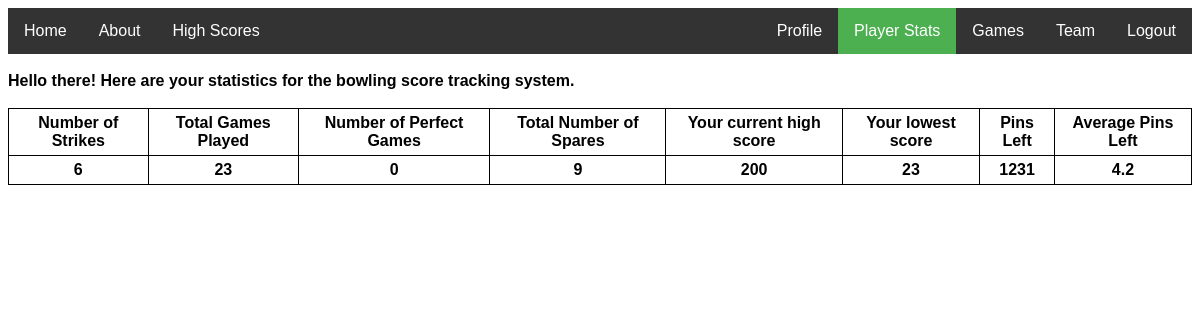
The app's page /statistics.php (signed in) with its own data.
### tables this page shows
CREATE TABLE Player_Stats (
  Stat_ID             INT PRIMARY KEY AUTO_INCREMENT,
  Player_ID           INT UNIQUE,
  Strikes             INT NOT NULL DEFAULT 0,
  Games_Played        INT NOT NULL DEFAULT 0,
  Perfect_Games       INT NOT NULL DEFAULT 0,
  Spares              INT NOT NULL DEFAULT 0,
  Best_Score          INT NOT NULL DEFAULT 0,
  Worst_Score         INT NOT NULL DEFAULT 0,
  Pins_Left           INT NOT NULL DEFAULT 0,
  Average_Pin_Left    DOUBLE NOT NULL DEFAULT 0,
  Date_Added          DATETIME,
  Last_Date_Modified  DATETIME,
  FOREIGN KEY (Player_ID) REFERENCES Players(Player_ID)
    ON DELETE CASCADE
    ON UPDATE CASCADE,
  CHECK (Strikes >= 0),
  CHECK (Games_Played >= 0),
  CHECK (Perfect_Games >= 0),
  CHECK (Spares >= 0),
  CHECK (Best_Score >= 0),
  CHECK (Worst_Score >= 0),
  CHECK (Pins_Left >= 0),
  CHECK (Average_Pin_Left >= 0)
);

### public_html/statistics.php (the view, shortened to what this page needs)
<link rel="stylesheet" type="text/css" href="index.css">
<link rel="stylesheet" type="text/css" href="audit.css">
<?php
include 'menuBar.php';
function retrieveAllStats($playerID) {
    $conn = connectToDatabase();
    $sql = "select * from Player_Stats where Player_ID = '$playerID'";
    return $conn->query($sql);
}
function displayAllStatsForPlayer($playerID) {
    $result = retrieveAllStats($playerID);
    if($result->num_rows > 0) {
        echo '<br><table>';
        echo '<tr><th>Number of Strikes</th><th>Total Games Played</th><th>Number of Perfect Games</th><th>Total Number of Spares</th>';
        echo '<th>Your current high score</th><th>Your lowest score</th><th>Pins Left</th><th>Average Pins Left</th>';
        echo '</tr>';
        while($row = $result->fetch_assoc()) {
            echo '<tr>';
            echo '<th>' . $row['Strikes'] . '</th>';
            echo '<th>' . $row['Games_Played'] . '</th>';
            echo '<th>' . $row['Perfect_Games'] . '</th>';
            echo '<th>' . $row['Spares'] . '</th>';
            echo '<th>' . $row['Best_Score'] . '</th>';
            echo '<th>' . $row['Worst_Score'] . '</th>';
            echo '<th>' . $row['Pins_Left'] . '</th>';
            echo '<th>' . $row['Average_Pin_Left'] . '</th>';
            echo '</tr>';
        }
        echo '</table>';
    }
    else {
        echo 'No statistics found.';
    }
}
if($_SESSION['player_id']) {
    echo '<br><b>Hello there! Here are your statistics for the bowling score tracking system.</br>';
    displayAllStatsForPlayer($_SESSION['player_id']);
}
else {
    echo "<br>Fatal Error, cannot find player_ID.";
}
?>

### public_html/audit.css (style rules this page uses)
table, th, td { border: 1px solid black; border-collapse: collapse; }
th, td { padding: 5px; }

### records on screen
player_stats: Strikes "6", Games_Played "23", Perfect_Games "0", Spares "9", Best_Score "200", Worst_Score "23", Pins_Left "1231", Average_Pin_Left "4.2"
